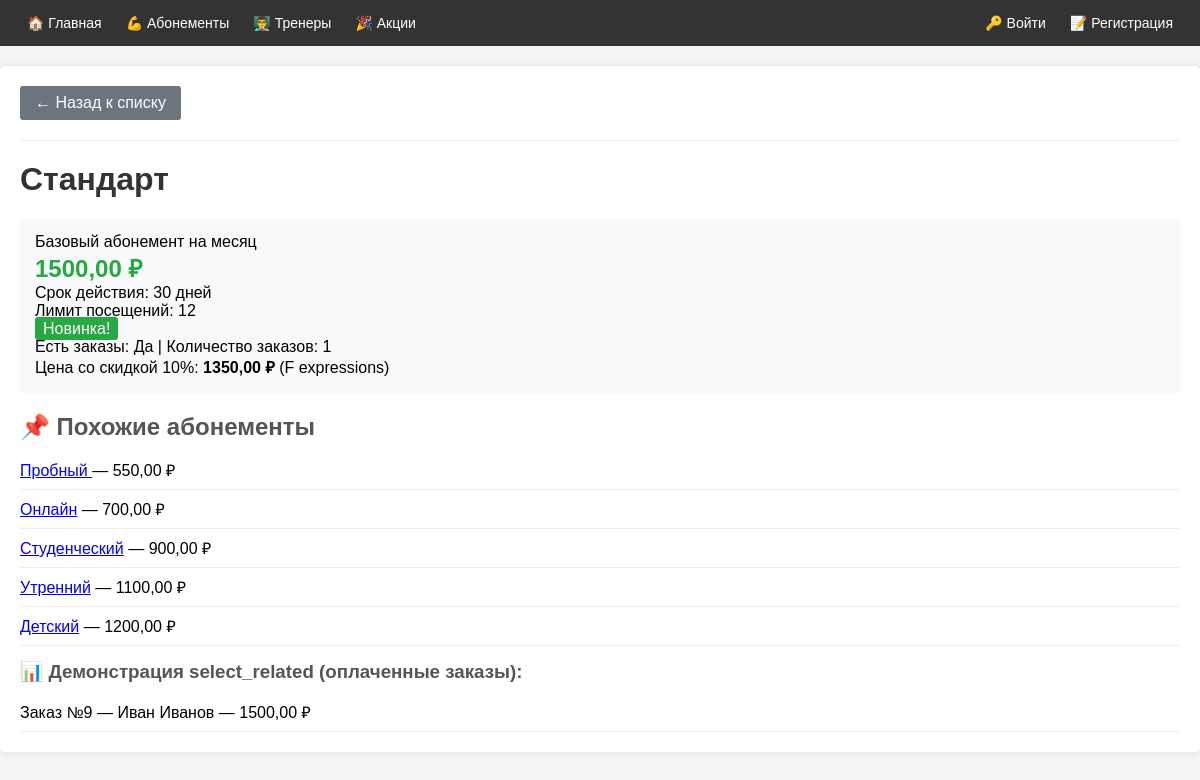
Screenshot of /memberships/14/ with the database file from the repository.
### club/models.py (models this page shows, shortened)
class Membership(models.Model):
    title = models.CharField(max_length=100, verbose_name='Название абонемента')
    title_en = models.CharField(max_length=100, blank=True, null=True, verbose_name='Название (англ.)')
    description = models.TextField(blank=True, null=True, verbose_name='Описание')
    duration_days = models.PositiveIntegerField(verbose_name='Срок действия (дней)')
    price = models.DecimalField(max_digits=10, decimal_places=2, validators=[MinValueValidator(0)], verbose_name='Цена')
    visits_limit = models.PositiveIntegerField(blank=True, null=True, verbose_name='Лимит посещений')
    is_active = models.BooleanField(default=True, verbose_name='Активен')
    created_at = models.DateTimeField(default=timezone.now, verbose_name='Дата создания')
    objects = models.Manager()          # стандартный менеджер
    active = ActiveMembershipManager()  # [Ч1] наш кастомный — только is_active=True
    class Meta:
        verbose_name = 'Абонемент'
        verbose_name_plural = 'Абонементы'
        ordering = ['price']            # [Ч1] Meta ordering: от дешёвых к дорогим
    @property
    def is_new(self):
        return (timezone.now() - self.created_at).days <= 30  # [Ч1] timezone: сравниваем с now()

class Order(models.Model):
    PAYMENT_CHOICES = [
        ('card', 'Банковская карта'),
        ('wallet', 'Электронный кошелёк'),
        ('cash', 'Наличные'),
    ]
    STATUS_CHOICES = [
        ('pending', 'Ожидает оплаты'),
        ('paid', 'Оплачен'),
        ('cancelled', 'Отменён'),
        ('refunded', 'Возврат'),
    ]
    user = models.ForeignKey(
        User,
        on_delete=models.CASCADE,
        related_name='orders',
        verbose_name='Пользователь'
    )
    order_date = models.DateTimeField(default=timezone.now, verbose_name='Дата заказа')
    total_amount = models.DecimalField(max_digits=10, decimal_places=2, validators=[MinValueValidator(0)], verbose_name='Сумма заказа')
    payment_method = models.CharField(max_length=20, choices=PAYMENT_CHOICES, default='card', verbose_name='Способ оплаты')
    status = models.CharField(max_length=20, choices=STATUS_CHOICES, default='pending', verbose_name='Статус')
    class Meta:
        verbose_name = 'Заказ'
        verbose_name_plural = 'Заказы'
        ordering = ['-order_date']      # [Ч1] Meta ordering: новые заказы сначала

class User(AbstractBaseUser, PermissionsMixin):
    ROLE_CHOICES = [
        ('client', 'Клиент'),
        ('gym_admin', 'Админ тренажерки'),
        ('superadmin', 'Суперадмин сайта'),
    ]
    full_name = models.CharField(max_length=100, verbose_name='ФИО')
    email = models.EmailField(unique=True, verbose_name='Email')
    phone = models.CharField(max_length=20, blank=True, null=True, verbose_name='Телефон')
    role = models.CharField(max_length=20, choices=ROLE_CHOICES, default='client', verbose_name='Роль')
    created_at = models.DateTimeField(default=timezone.now, verbose_name='Дата регистрации')
    last_login = models.DateTimeField(blank=True, null=True, verbose_name='Последний вход')
    is_active = models.BooleanField(default=True, verbose_name='Активен')
    is_staff = models.BooleanField(default=False, verbose_name='Доступ в админку')
    preferred_trainer = models.ForeignKey(
        'Trainer',
        on_delete=models.SET_NULL,
        blank=True, null=True,
        related_name='preferred_by',    # trainer.preferred_by.all() — все клиенты этого тренера
        verbose_name='Предпочитаемый тренер'
    )
    objects = UserManager()
    USERNAME_FIELD = 'email'
    REQUIRED_FIELDS = ['full_name']
    class Meta:
        verbose_name = 'Пользователь'
        verbose_name_plural = 'Пользователи'
        ordering = ['-created_at']      # [Ч1] Meta ordering: новые пользователи сначала

### club/views.py (the view)
# urls.py: path('memberships/<int:pk>/', views.membership_detail, name='membership_detail'),
def membership_detail(request, pk):
    membership = get_object_or_404(Membership, pk=pk)
    similar_memberships = Membership.objects.filter(
        is_active=True
    ).exclude(pk=membership.pk)[:5]     # [Ч1] exclude()
    orders_with_users = Order.objects.filter(
        items__membership=membership,
        status='paid'
    ).distinct()
    has_orders = Order.objects.filter(
        items__membership=membership    # [Ч1] __ по связанной таблице
    ).exists()
    orders_count = Order.objects.filter(
        items__membership=membership
    ).count()
    membership_with_discount = Membership.objects.annotate(
        price_with_discount=ExpressionWrapper(
            F('price') * 0.9,           # [Ч4] F expression
            output_field=FloatField()
        )
    ).filter(pk=membership.pk).first()
    context = {
        'membership': membership,
        'similar_memberships': similar_memberships,
        'orders_with_users': orders_with_users,
        'has_orders': has_orders,
        'orders_count': orders_count,
        'membership_with_discount': membership_with_discount,
    }
    return render(request, 'club/membership_detail.html', context)

### club/templates/club/membership_detail.html (shortened to what this page needs)
{% extends 'club/base.html' %}
{% block content %}
<div style="margin-bottom: 20px; padding-bottom: 20px; border-bottom: 1px solid #eee;">
    <a href="{% url 'membership_list' %}" style="display: inline-block; padding: 8px 15px; border-radius: 3px; text-decoration: none; margin-right: 10px; background-color: #6c757d; color: white;">← Назад к списку</a>
</div>
<h1>{{ membership.title }}</h1>
<div style="background-color: #f8f9fa; padding: 15px; border-radius: 5px; margin: 20px 0;">
    <p>{{ membership.description|default:"Нет описания" }}</p>
    <p><span style="font-size: 24px; color: #28a745; font-weight: bold;">{{ membership.price }} ₽</span></p>
    <p>Срок действия: {{ membership.duration_days }} дней</p>
    {% if membership.visits_limit %}
        <p>Лимит посещений: {{ membership.visits_limit }}</p>
    {% else %}
        <p>Безлимитный абонемент</p>
    {% endif %}
    {% if membership.is_new %}
        <p><span style="background-color: #28a745; color: white; padding: 3px 8px; border-radius: 3px;">Новинка!</span></p>
    {% endif %}
    <p>Есть заказы: {{ has_orders|yesno:"Да,Нет" }} | Количество заказов: {{ orders_count }}</p>
    {% if membership_with_discount %}
        <p>Цена со скидкой 10%: <strong>{{ membership_with_discount.price_with_discount|floatformat:2 }} ₽</strong> (F expressions)</p>
    {% endif %}
</div>
<h2>📌 Похожие абонементы</h2>
<ul>
    {% for item in similar_memberships %}
        <li><a href="{% url 'membership_detail' item.id %}">{{ item.title }}</a> — {{ item.price }} ₽</li>
    {% empty %}
        <li>Нет похожих абонементов</li>
    {% endfor %}
</ul>
{% if orders_with_users %}
    <h3>📊 Демонстрация select_related (оплаченные заказы):</h3>
    <ul>
        {% for order in orders_with_users %}
            <li>Заказ №{{ order.id }} — {{ order.user.full_name }} — {{ order.total_amount }} ₽</li>
        {% endfor %}
    </ul>
{% endif %}
{% endblock %}

### club/templates/club/base.html (style rules this page uses)
* { box-sizing: border-box; margin: 0; padding: 0; }
body { font-family: Arial, sans-serif; background-color: #f5f5f5; }
h1 { color: #333; margin-bottom: 20px; }
h2 { color: #555; margin: 20px 0 10px; }
h3 { color: #555; margin: 15px 0 10px; }
ul { list-style: none; padding: 0; }
li { padding: 8px 0; border-bottom: 1px solid #eee; }

### rows the page displays
Membership: title "Стандарт", description "Базовый абонемент на месяц", price "1500,00", duration_days "30", visits_limit "12", price_with_discount "1350,00"
Membership: title "Пробный", price "550,00"
Membership: title "Онлайн", price "700,00"
Membership: title "Студенческий", price "900,00"
Membership: title "Утренний", price "1100,00"
Membership: title "Детский", price "1200,00"
Order: id "9", user.full_name "Иван Иванов", total_amount "1500,00"

### other values shown
{{ has_orders|yesno:"Да,Нет" }} "Да"
{{ orders_count }} "1"
